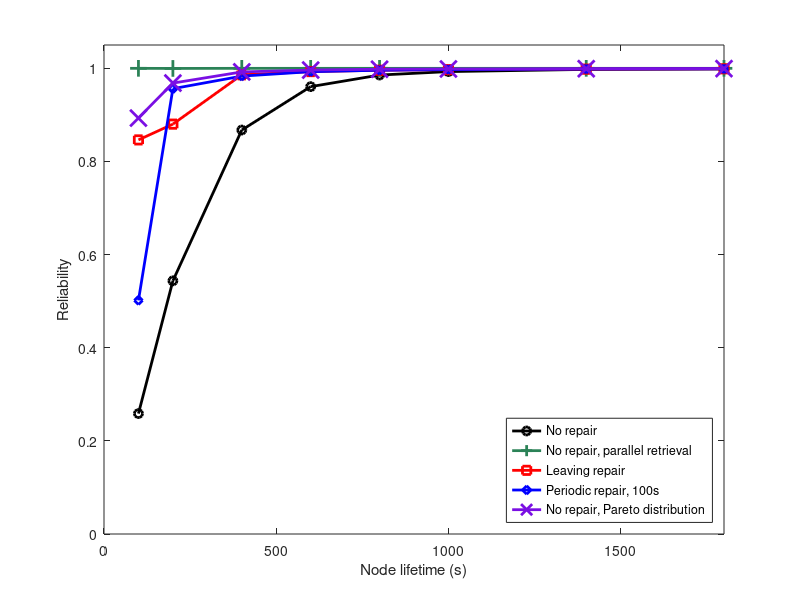
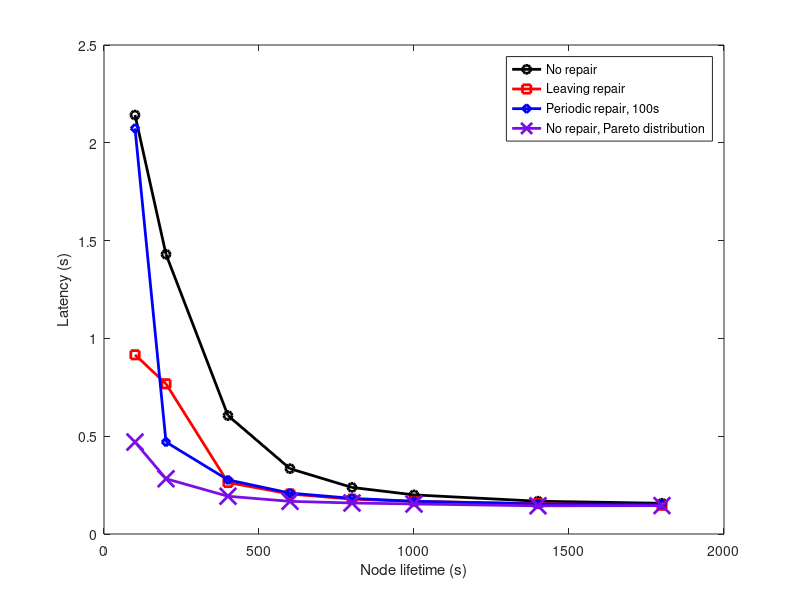
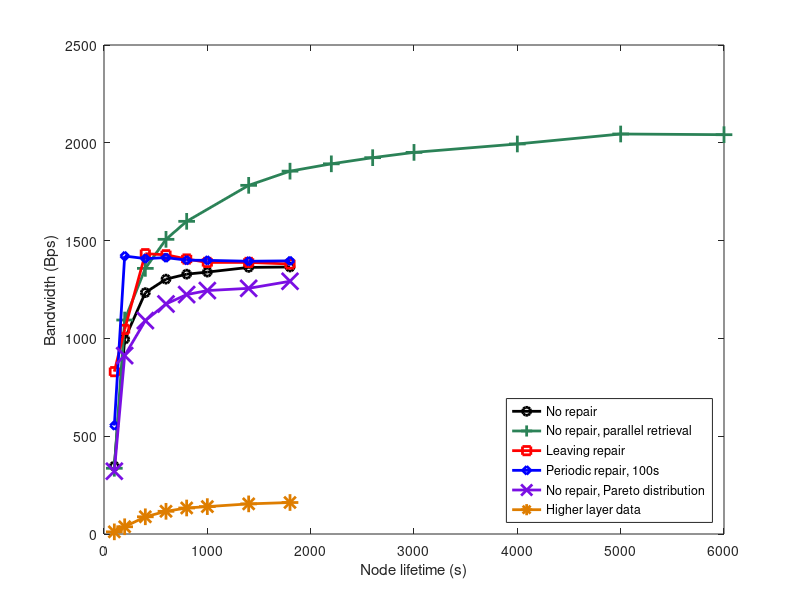

Reproduce these figures in MATLAB, in order.
clear all
close all

lifetime =                [100,    200,    400,    600,    800,    1000,   1400,   1800]
lifetime_par =            [100,    200,    400,    600,    800,            1400,   1800];
%Some extra simulations were done to see whether parallel retrieval's
%bandwidth usage also increases.
lifetime_par_bw =         [100,    200,    400,    600,    800,            1400,   1800,    2200,   2600,   3000,   4000,   5000,   6000];

%Reliability results from simulation
reliability_none =        [0.2586, 0.5436, 0.8674, 0.9606, 0.9855, 0.9929, 0.9976, 0.9987];
reliability_par =         [0.9999, 0.9997, 0.9999, 0.9999, 0.9999,         0.9999, 0.9999];
reliability_leaving =     [0.8462, 0.8801, 0.9860, 0.9929, 0.9958, 0.9971, 0.9982, 0.9989];
reliability_periodic =    [0.5016, 0.9562, 0.9832, 0.9927, 0.9958, 0.9971, 0.9984, 0.9988];
reliability_pareto =      [0.8931, 0.9682, 0.9922, 0.9962, 0.9980, 0.9985, 0.9991, 0.9993];

%Responsiveness results from simulation
responsiveness_none =     [2.1421, 1.430,  0.6053, 0.3340, 0.2381, 0.200,  0.1676, 0.157];
responsiveness_par =      [0.344,          0.821,  0.823,  0.826,          0.800];
responsiveness_leaving=   [0.9162, 0.768,  0.2632, 0.2046, 0.1781, 0.167,  0.1555, 0.147];
responsiveness_periodic = [2.0738, 0.470,  0.2767, 0.2092, 0.1823, 0.167,  0.1533, 0.152];
responsiveness_pareto =   [0.4701, 0.2825, 0.1930, 0.1670, 0.1585, 0.1535, 0.1441, 0.1452];

%Data used by higher layer
data_in_none =      [5, 7, 7, 6, 6, 5, 5, 4];
data_out_none =     [6, 30, 81, 110, 127, 135, 149, 157];

data_in_leaving =   [5, 7, 7, 6, 6, 5, 5, 4];
data_out_leaving =  [19, 49, 93, 114, 127, 136, 150, 158];

data_in_periodic =  [5, 7, 7, 6, 6, 5, 5, 4];
data_out_periodic = [11, 53, 93, 114, 127, 137, 151, 157];

data_in_par =       [5, 7, 7, 6, 6, 5, 4];
data_out_par =      [0.166, 53, 10, 19, 28, 57, 157];

data_in_pareto =    [2,3,4,4,5,4,4,4];
data_out_pareto =   [15,33,51,68,82,90,91,114];

%Group bandwidth as measured from the communicator module's UDP bytes
bandwidth_group_in_none =      [54,  133, 183, 200, 199, 198, 197, 191];
bandwidth_group_out_none =     [41,  92,  125, 143, 149, 153, 161, 162];

bandwidth_group_in_par =       [62,  245, 314, 314, 501,      658, 730, 768, 792, 815, 849, 897, 900];
bandwidth_group_out_par =      [48,  198, 227, 427, 379,      525, 600, 618, 650, 678, 720, 774, 784];

bandwidth_group_in_leaving =   [549, 455, 393, 328, 280, 240, 222, 205];
bandwidth_group_out_leaving =  [482, 356, 317, 266, 230, 200, 189, 179];

bandwidth_group_in_periodic =  [187, 588, 365, 312, 273, 251, 226, 223];
bandwidth_group_out_periodic = [147, 485, 289, 251, 223, 209, 193, 194];

bandwidth_group_in_pareto =    [43,  84,  91,  109, 124, 124, 127, 141];
bandwidth_group_out_pareto =   [21,  43,  52,  67,  78,  81,  87,  102];

%Overlay bandwidth as measured from the BaseOverlay module's total bytes
bandwidth_overlay_in_none =      [295, 876, 1073, 1124, 1147, 1157, 1177, 1182];
bandwidth_overlay_out_none =     [304, 891, 1087, 1139, 1162, 1170, 1191, 1195];

bandwidth_overlay_in_par =       [274, 863, 1079, 1127, 1150,       1183, 1183, 1193, 1198, 1199, 1204, 1205, 1196];
bandwidth_overlay_out_par =      [288, 882, 1096, 1145, 1167,       1199, 1197, 1206, 1208, 1210, 1215, 1214, 1203];

bandwidth_overlay_in_leaving =   [307, 633, 1071, 1123, 1144, 1161, 1176, 1182];
bandwidth_overlay_out_leaving =  [322, 648, 1085, 1138, 1158, 1176, 1190, 1195];

bandwidth_overlay_in_periodic =  [378, 877, 1074, 1124, 1144, 1162, 1178, 1182];
bandwidth_overlay_out_periodic = [397, 892, 1088, 1139, 1160, 1176, 1192, 1194];

bandwidth_overlay_in_pareto =    [283, 846, 1018  1085, 1118, 1136, 1143, 1164];
bandwidth_overlay_out_pareto =   [295, 851, 1021, 1091, 1128, 1148, 1155, 1177];

%The overall bandwidth is the sum of group and overlay storage bandwidth
bandwidth_overall_in_none = bandwidth_group_in_none + bandwidth_overlay_in_none;
bandwidth_overall_out_none = bandwidth_group_out_none + bandwidth_overlay_out_none;
bandwidth_overall_in_par = bandwidth_group_in_par + bandwidth_overlay_in_par;
bandwidth_overall_out_par = bandwidth_group_out_par + bandwidth_overlay_out_par;
bandwidth_overall_in_leaving = bandwidth_group_in_leaving + bandwidth_overlay_in_leaving;
bandwidth_overall_out_leaving = bandwidth_group_out_leaving + bandwidth_overlay_out_leaving;
bandwidth_overall_in_periodic = bandwidth_group_in_periodic + bandwidth_overlay_in_periodic;
bandwidth_overall_out_periodic = bandwidth_group_out_periodic + bandwidth_overlay_out_periodic;
bandwidth_overall_in_pareto = bandwidth_group_in_pareto + bandwidth_overlay_in_pareto;
bandwidth_overall_out_pareto = bandwidth_group_out_pareto + bandwidth_overlay_out_pareto;

%We don't need to include both in and out, we can just average the two.
%Nothing interesting happens seperatly.
bandwidth_overall_none = (bandwidth_overall_in_none + bandwidth_overall_out_none)/2;
bandwidth_overall_par = (bandwidth_overall_in_par + bandwidth_overall_out_par)/2;
bandwidth_overall_leaving = (bandwidth_overall_in_leaving + bandwidth_overall_out_leaving)/2;
bandwidth_overall_periodic = (bandwidth_overall_in_periodic + bandwidth_overall_out_periodic)/2;
bandwidth_overall_pareto = (bandwidth_overall_in_pareto + bandwidth_overall_out_pareto)/2;

%The total data used by the higher layer is the sum of the outbound and
%inbound data
data_none = data_in_none + data_out_none;
data_leaving = data_in_leaving + data_out_leaving;
data_periodic = data_in_periodic + data_out_periodic;
data_par = data_in_par + data_out_par;
data_pareto = data_in_pareto + data_out_pareto;

%Here I was playing with the concept of bandwidth efficiency. Bandwidth was
%found to be dependent on the system reliability. The division attempts to
%remove this depandance. 
% pure_data_none = data_none./reliability_none;
% pure_data_leaving = data_leaving./reliability_leaving;
% pure_data_periodic = data_periodic./reliability_periodic;
% pure_data_par = data_par./reliability_par;
% 
% efficiency_none = data_none./bandwidth_overall_none;
% efficiency_leaving = data_leaving./bandwidth_overall_leaving;
% efficiency_periodic = data_periodic./bandwidth_overall_periodic;
% efficiency_par = data_par./bandwidth_overall_par;
% 
% bw_efficiency_none = efficiency_none./reliability_none;
% bw_efficiency_leaving = efficiency_leaving./reliability_leaving;
% bw_efficiency_periodic = efficiency_periodic./reliability_periodic;
% bw_efficiency_par = efficiency_par./reliability_par;

figure
set(gca, 'FontSize', 24)
plot(lifetime, reliability_none, 'ko-', 'LineWidth',2);
hold on
plot(lifetime_par, reliability_par, '+-', 'Color',[0.17,0.51,0.34], 'MarkerSize',12, 'LineWidth',2);
plot(lifetime, reliability_leaving, 'rs-', 'LineWidth',2);
plot(lifetime, reliability_periodic, 'bd-', 'LineWidth',2);
plot(lifetime, reliability_pareto, 'x-', 'Color',[0.48,0.06,0.89], 'MarkerSize',12, 'LineWidth',2);
axis([0 1800 0 1.05])
ylabel('Reliability');
xlabel('Node lifetime (s)');
hleg = legend('No repair','No repair, parallel retrieval','Leaving repair', 'Periodic repair, 100s', 'No repair, Pareto distribution');
set(hleg, 'Location', 'SouthEast');

figure
set(gca, 'FontSize', 24) 
plot(lifetime, responsiveness_none, 'ko-', 'LineWidth',2);
hold on
plot(lifetime, responsiveness_leaving, 'rs-', 'LineWidth',2);
plot(lifetime, responsiveness_periodic, 'bd-', 'LineWidth',2);
plot(lifetime, responsiveness_pareto, 'x-', 'Color',[0.48,0.06,0.89], 'MarkerSize',12, 'LineWidth',2);
ylabel('Latency (s)');
xlabel('Node lifetime (s)');
hleg = legend('No repair','Leaving repair', 'Periodic repair, 100s', 'No repair, Pareto distribution');

figure
set(gca, 'FontSize', 24) 
plot(lifetime, bandwidth_overall_none, 'ko-', 'LineWidth',2);
hold on
plot(lifetime_par_bw, bandwidth_overall_par, '+-', 'Color',[0.17,0.51,0.34], 'MarkerSize',12, 'LineWidth',2);
plot(lifetime, bandwidth_overall_leaving, 'rs-', 'LineWidth',2);
plot(lifetime, bandwidth_overall_periodic, 'bd-', 'LineWidth',2);
plot(lifetime, bandwidth_overall_pareto, 'x-', 'Color',[0.48,0.06,0.89], 'MarkerSize',12, 'LineWidth',2);
plot(lifetime, data_none, '*-', 'Color',[0.87,0.49,0], 'MarkerSize',12, 'LineWidth',2);
ylabel('Bandwidth (Bps)');
xlabel('Node lifetime (s)');
hleg = legend('No repair','No repair, parallel retrieval','Leaving repair', 'Periodic repair, 100s', 'No repair, Pareto distribution', 'Higher layer data');
set(hleg, 'Location', 'SouthEast');